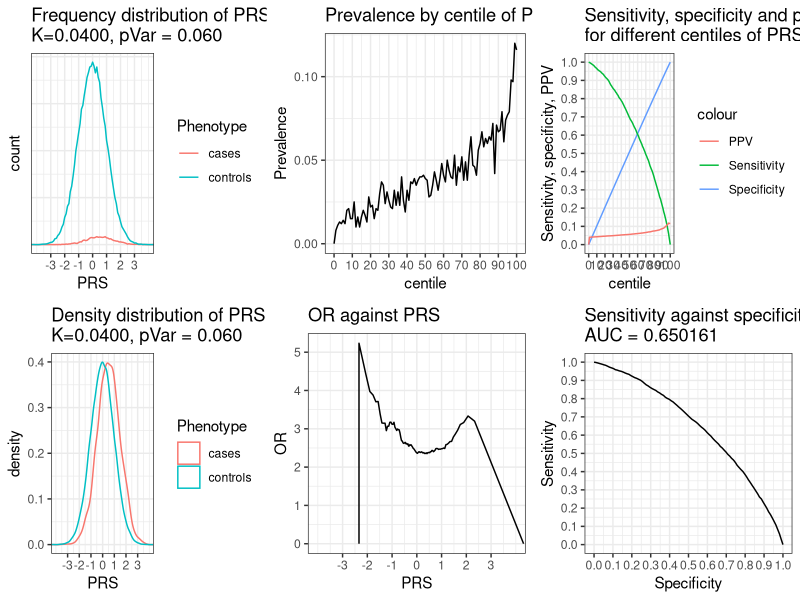

Write the R code that produced this figure.
# Model PRS etc contributing to variance in liability threshold model0
# Copyright 2018 David Curtis

library(ggplot2)

# Set these variables to the values you want

nSub=100000 # number of subjects to simulate
pVar=0.06 # proportion of variance explained
K=0.04 # prevalence

# multiplot from Cookbook for R - http://www.cookbook-r.com/Graphs/Multiple_graphs_on_one_page_(ggplot2)/
multiplot <- function(..., plotlist=NULL, file, cols=1, layout=NULL) {
  library(grid)
  
  # Make a list from the ... arguments and plotlist
  plots <- c(list(...), plotlist)
  
  numPlots = length(plots)
  
  # If layout is NULL, then use 'cols' to determine layout
  if (is.null(layout)) {
    # Make the panel
    # ncol: Number of columns of plots
    # nrow: Number of rows needed, calculated from # of cols
    layout <- matrix(seq(1, cols * ceiling(numPlots/cols)),
                     ncol = cols, nrow = ceiling(numPlots/cols))
  }
  
  if (numPlots==1) {
    print(plots[[1]])
    
  } else {
    # Set up the page
    grid.newpage()
    pushViewport(viewport(layout = grid.layout(nrow(layout), ncol(layout))))
    
    # Make each plot, in the correct location
    for (i in 1:numPlots) {
      # Get the i,j matrix positions of the regions that contain this subplot
      matchidx <- as.data.frame(which(layout == i, arr.ind = TRUE))
      
      print(plots[[i]], vp = viewport(layout.pos.row = matchidx$row,
                                      layout.pos.col = matchidx$col))
    }
  }
}

set.seed(1)
lT=qnorm(1-K)
sP=sqrt(pVar)
sR=sqrt(1-pVar)
subs=data.frame(matrix(0, ncol = 8, nrow =nSub))
colnames(subs)=c("rawP","PRS","Residual","Liability","Phenotype","Specificity","Sensitivity","PPV")
subs$rawP=rnorm(nSub,sd=sP)
subs$Residual=rnorm(nSub,sd=sR)
subs$Liability=subs$rawP+subs$Residual
subs$PRS=subs$rawP/sP
subs$Phenotype[subs$Liability<lT]="controls"
subs$Phenotype[subs$Liability>=lT]="cases"
subs=subs[order(subs$PRS),]
l <- vector("list", 6)
t=sprintf("Distribution of liability in cases and controls,\nK = %.4f, liability threshold = %.2f",K,lT)
lFreq=ggplot(subs, aes(x=Liability,color=Phenotype)) + geom_freqpoly(binwidth=0.05) + theme_bw() +
  theme(axis.text.y=element_blank(),axis.ticks.y=element_blank()) +
  ggtitle(t) + scale_x_continuous(breaks = seq(-3,3,by =1)) + coord_cartesian(xlim=c(-4,4))
t=sprintf("Frequency distribution of PRS in cases and controls,\nK=%.4f, pVar = %.3f",K,pVar)
pFreq=ggplot(subs, aes(x=PRS,color=Phenotype)) + geom_freqpoly(binwidth=0.1) + theme_bw() +
  theme(axis.text.y=element_blank(),axis.ticks.y=element_blank()) +
  ggtitle(t) + scale_x_continuous(breaks = seq(-3,3,by =1))  + coord_cartesian(xlim=c(-4,4))
t=sprintf("Density distribution of PRS in cases and controls,\nK=%.4f, pVar = %.3f",K,pVar)
t=sprintf("Density distribution of PRS in cases and controls,\nK=%.4f, pVar = %.3f",K,pVar)
pDist=ggplot(subs, aes(x=PRS,color=Phenotype)) + geom_density() + theme_bw() +
  ggtitle(t) + scale_x_continuous(breaks = seq(-3,3,by =1))  + coord_cartesian(xlim=c(-4,4))
# l[[1]]=lFreq
l[[1]]=pFreq
l[[2]]=pDist
centiles=data.frame(matrix(0, ncol = 10, nrow =101))
colnames(centiles)=c("centile","PRS","controls","cases","Prevalence","Specificity","Sensitivity","PPV","AUC","OR")
centiles$centile=(0:100)
hundredth=nSub/100
totControl=0
totCase=0
for (r in 2:101)
{
  centiles$PRS[r]=subs$PRS[nSub/100*(r-1)]
  part=subs$Phenotype[(hundredth*(centiles$centile[r]-1)+1):(hundredth*(centiles$centile[r]))]
  nControl=length(which(part=="controls"))
  centiles$controls[r]=nControl
  totControl=totControl+nControl
  nCase=length(which(part=="cases"))
  centiles$cases[r]=nCase
  totCase=totCase+nCase
}
centiles$cases[1]=0
centiles$controls[1]=0
centiles$PRS[1]=centiles$PRS[2]
controlsSoFar=0
casesSoFar=0
centiles$Prevalence=centiles$cases/hundredth
totAUC=0
tCase=0.25
tControl=0.25
tOR=3
for (r in 1:101)
{
  controlsSoFar=controlsSoFar+centiles$controls[r]
  casesSoFar=casesSoFar+centiles$cases[r]
  centiles$Specificity[r]=controlsSoFar/totControl
  centiles$Sensitivity[r]=1-casesSoFar/totCase
  if ((1-centiles$Sensitivity[r])>tCase) {
    m=sprintf("Quartile for cases finishes at %d th centile",r)
    print(m)
    tCase=tCase+0.25
  }
  if (centiles$Specificity[r]>tControl) {
    m=sprintf("Quartile for controls finishes at %d th centile",r)
    print(m)
    tControl=tControl+0.25
  }
  if (r==1) {
    centiles$AUC[r]=0 
  } else {
    AUC=(centiles$Sensitivity[r-1]+centiles$Sensitivity[r])*0.5*(centiles$Specificity[r]-centiles$Specificity[r-1])
    centiles$AUC[r]=AUC
    totAUC=totAUC+AUC
    centiles$PPV[r]=(totCase-casesSoFar)/((totCase-casesSoFar)+(totControl-controlsSoFar))
    if (r<101) {
      centiles$OR[r]=(totCase-casesSoFar)/(totControl-controlsSoFar)/(casesSoFar/controlsSoFar)
      if (centiles$OR[r]>tOR && r>50) {
        m=sprintf("OR reaches %d at %d th centile",tOR,r)
        print(m)
        tOR=tOR+1
      }
    }
  }
}
centiles$PPV[101]=centiles$PPV[100]
t=sprintf("OR against PRS")
OR=ggplot(centiles,aes(PRS,OR)) + geom_line() + theme_bw() +
  scale_x_continuous(breaks = seq(-3,3,by =1))  + 
  coord_cartesian(xlim=c(-4,4)) +
  ggtitle(t)
t=sprintf("Prevalence by centile of PRS")
Prevalence=ggplot(centiles,aes(centile,Prevalence)) + geom_line() + theme_bw() +
  scale_x_continuous(breaks = seq(0,100,by =10)) + 
  scale_y_continuous(breaks = seq(0,1,by =0.05)) +
  ggtitle(t)
t=sprintf("Sensitivity, specificity and positive predictive value\nfor different values of PRS")
SpecSens=ggplot(centiles,aes(PRS)) + 
  geom_line(aes(y=Specificity,colour="Specificity")) + 
  geom_line(aes(y=Sensitivity,colour="Sensitivity")) + 
  geom_line(aes(y=PPV,colour="PPV")) + 
  ggtitle(t) + 
  scale_x_continuous(breaks = seq(-3,3,by =1))  + 
  coord_cartesian(xlim=c(-4,4)) +
  scale_y_continuous(breaks = seq(0,1,by =0.1)) +
  ylab("Sensitivity, specificity, PPV") +
  theme_bw()
t=sprintf("Sensitivity, specificity and positive predictive value\nfor different centiles of PRS")
SpecSensCent=ggplot(centiles,aes(centile)) + 
  geom_line(aes(y=Specificity,colour="Specificity")) + 
  geom_line(aes(y=Sensitivity,colour="Sensitivity")) + 
  geom_line(aes(y=PPV,colour="PPV")) + 
  ggtitle(t) + scale_x_continuous(breaks = seq(-3,3,by =1))  + 
  scale_x_continuous(breaks = seq(0,100,by =10)) + 
  scale_y_continuous(breaks = seq(0,1,by =0.1)) +
  ylab("Sensitivity, specificity, PPV") +
  theme_bw()
t=sprintf("Sensitivity against specificity,\nAUC = %f",totAUC)
ROC=ggplot(centiles,aes(Specificity,Sensitivity)) + geom_line() + theme_bw() +
  scale_x_continuous(breaks = seq(0,1,by =0.1)) + 
  scale_y_continuous(breaks = seq(0,1,by =0.1)) +
  ggtitle(t)
l[[3]]=Prevalence
l[[4]]=OR
l[[5]]=SpecSensCent
l[[6]]=ROC
multiplot(plotlist=l,cols=3)


